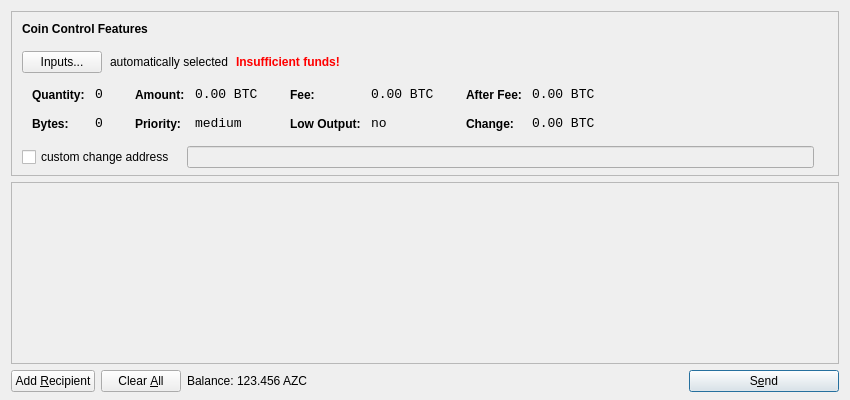
<?xml version="1.0" encoding="UTF-8"?>
<ui version="4.0">
 <class>SendCoinsDialog</class>
 <widget class="QDialog" name="SendCoinsDialog">
  <property name="geometry">
   <rect>
    <x>0</x>
    <y>0</y>
    <width>850</width>
    <height>400</height>
   </rect>
  </property>
  <property name="windowTitle">
   <string>Send Coins</string>
  </property>
  <layout class="QVBoxLayout" name="verticalLayout" stretch="0,1,0">
   <property name="bottomMargin">
    <number>8</number>
   </property>
   <item>
    <widget class="QFrame" name="frameCoinControl">
     <property name="sizePolicy">
      <sizepolicy hsizetype="Expanding" vsizetype="Expanding">
       <horstretch>0</horstretch>
       <verstretch>0</verstretch>
      </sizepolicy>
     </property>
     <property name="maximumSize">
      <size>
       <width>16777215</width>
       <height>16777215</height>
      </size>
     </property>
     <property name="frameShape">
      <enum>QFrame::StyledPanel</enum>
     </property>
     <property name="frameShadow">
      <enum>QFrame::Sunken</enum>
     </property>
     <layout class="QVBoxLayout" name="verticalLayoutCoinControl2">
      <property name="spacing">
       <number>-1</number>
      </property>
      <property name="leftMargin">
       <number>0</number>
      </property>
      <property name="topMargin">
       <number>0</number>
      </property>
      <property name="rightMargin">
       <number>0</number>
      </property>
      <property name="bottomMargin">
       <number>6</number>
      </property>
      <item>
       <layout class="QVBoxLayout" name="verticalLayoutCoinControl" stretch="0,0,0,0,1">
        <property name="spacing">
         <number>0</number>
        </property>
        <property name="leftMargin">
         <number>10</number>
        </property>
        <property name="topMargin">
         <number>10</number>
        </property>
        <item>
         <layout class="QHBoxLayout" name="horizontalLayoutCoinControl1">
          <property name="bottomMargin">
           <number>15</number>
          </property>
          <item>
           <widget class="QLabel" name="labelCoinControlFeatures">
            <property name="sizePolicy">
             <sizepolicy hsizetype="Preferred" vsizetype="Maximum">
              <horstretch>0</horstretch>
              <verstretch>0</verstretch>
             </sizepolicy>
            </property>
            <property name="font">
             <font>
              <weight>75</weight>
              <bold>true</bold>
             </font>
            </property>
            <property name="styleSheet">
             <string notr="true">font-weight:bold;</string>
            </property>
            <property name="text">
             <string>Coin Control Features</string>
            </property>
           </widget>
          </item>
         </layout>
        </item>
        <item>
         <layout class="QHBoxLayout" name="horizontalLayoutCoinControl2" stretch="0,0,0,0">
          <property name="spacing">
           <number>8</number>
          </property>
          <property name="bottomMargin">
           <number>10</number>
          </property>
          <item>
           <widget class="QPushButton" name="pushButtonCoinControl">
            <property name="styleSheet">
             <string notr="true"/>
            </property>
            <property name="text">
             <string>Inputs...</string>
            </property>
           </widget>
          </item>
          <item>
           <widget class="QLabel" name="labelCoinControlAutomaticallySelected">
            <property name="text">
             <string>automatically selected</string>
            </property>
            <property name="margin">
             <number>5</number>
            </property>
           </widget>
          </item>
          <item>
           <widget class="QLabel" name="labelCoinControlInsuffFunds">
            <property name="font">
             <font>
              <weight>75</weight>
              <bold>true</bold>
             </font>
            </property>
            <property name="styleSheet">
             <string notr="true">color:red;font-weight:bold;</string>
            </property>
            <property name="text">
             <string>Insufficient funds!</string>
            </property>
            <property name="margin">
             <number>5</number>
            </property>
           </widget>
          </item>
          <item>
           <spacer name="horizontalSpacerCoinControl">
            <property name="orientation">
             <enum>Qt::Horizontal</enum>
            </property>
            <property name="sizeHint" stdset="0">
             <size>
              <width>40</width>
              <height>1</height>
             </size>
            </property>
           </spacer>
          </item>
         </layout>
        </item>
        <item>
         <widget class="QWidget" name="widgetCoinControl" native="true">
          <property name="sizePolicy">
           <sizepolicy hsizetype="Preferred" vsizetype="Preferred">
            <horstretch>0</horstretch>
            <verstretch>0</verstretch>
           </sizepolicy>
          </property>
          <property name="minimumSize">
           <size>
            <width>0</width>
            <height>0</height>
           </size>
          </property>
          <property name="styleSheet">
           <string notr="true"/>
          </property>
          <layout class="QHBoxLayout" name="horizontalLayoutCoinControl5">
           <property name="margin">
            <number>0</number>
           </property>
           <item>
            <layout class="QHBoxLayout" name="horizontalLayoutCoinControl3" stretch="0,0,0,1">
             <property name="spacing">
              <number>20</number>
             </property>
             <property name="topMargin">
              <number>0</number>
             </property>
             <property name="bottomMargin">
              <number>10</number>
             </property>
             <item>
              <layout class="QFormLayout" name="formLayoutCoinControl1">
               <property name="horizontalSpacing">
                <number>10</number>
               </property>
               <property name="verticalSpacing">
                <number>14</number>
               </property>
               <property name="leftMargin">
                <number>10</number>
               </property>
               <property name="topMargin">
                <number>4</number>
               </property>
               <property name="rightMargin">
                <number>6</number>
               </property>
               <item row="0" column="0">
                <widget class="QLabel" name="labelCoinControlQuantityText">
                 <property name="styleSheet">
                  <string notr="true">font-weight:bold;</string>
                 </property>
                 <property name="text">
                  <string>Quantity:</string>
                 </property>
                 <property name="margin">
                  <number>0</number>
                 </property>
                </widget>
               </item>
               <item row="0" column="1">
                <widget class="QLabel" name="labelCoinControlQuantity">
                 <property name="font">
                  <font>
                   <family>Monospace</family>
                   <pointsize>10</pointsize>
                  </font>
                 </property>
                 <property name="cursor">
                  <cursorShape>IBeamCursor</cursorShape>
                 </property>
                 <property name="contextMenuPolicy">
                  <enum>Qt::ActionsContextMenu</enum>
                 </property>
                 <property name="text">
                  <string notr="true">0</string>
                 </property>
                 <property name="margin">
                  <number>0</number>
                 </property>
                 <property name="textInteractionFlags">
                  <set>Qt::LinksAccessibleByMouse|Qt::TextSelectableByKeyboard|Qt::TextSelectableByMouse</set>
                 </property>
                </widget>
               </item>
               <item row="1" column="0">
                <widget class="QLabel" name="labelCoinControlBytesText">
                 <property name="styleSheet">
                  <string notr="true">font-weight:bold;</string>
                 </property>
                 <property name="text">
                  <string>Bytes:</string>
                 </property>
                </widget>
               </item>
               <item row="1" column="1">
                <widget class="QLabel" name="labelCoinControlBytes">
                 <property name="font">
                  <font>
                   <family>Monospace</family>
                   <pointsize>10</pointsize>
                  </font>
                 </property>
                 <property name="cursor">
                  <cursorShape>IBeamCursor</cursorShape>
                 </property>
                 <property name="contextMenuPolicy">
                  <enum>Qt::ActionsContextMenu</enum>
                 </property>
                 <property name="text">
                  <string notr="true">0</string>
                 </property>
                 <property name="textInteractionFlags">
                  <set>Qt::LinksAccessibleByMouse|Qt::TextSelectableByKeyboard|Qt::TextSelectableByMouse</set>
                 </property>
                </widget>
               </item>
              </layout>
             </item>
             <item>
              <layout class="QFormLayout" name="formLayoutCoinControl2">
               <property name="horizontalSpacing">
                <number>10</number>
               </property>
               <property name="verticalSpacing">
                <number>14</number>
               </property>
               <property name="leftMargin">
                <number>6</number>
               </property>
               <property name="topMargin">
                <number>4</number>
               </property>
               <property name="rightMargin">
                <number>6</number>
               </property>
               <item row="0" column="0">
                <widget class="QLabel" name="labelCoinControlAmountText">
                 <property name="styleSheet">
                  <string notr="true">font-weight:bold;</string>
                 </property>
                 <property name="text">
                  <string>Amount:</string>
                 </property>
                 <property name="margin">
                  <number>0</number>
                 </property>
                </widget>
               </item>
               <item row="0" column="1">
                <widget class="QLabel" name="labelCoinControlAmount">
                 <property name="font">
                  <font>
                   <family>Monospace</family>
                   <pointsize>10</pointsize>
                  </font>
                 </property>
                 <property name="cursor">
                  <cursorShape>IBeamCursor</cursorShape>
                 </property>
                 <property name="contextMenuPolicy">
                  <enum>Qt::ActionsContextMenu</enum>
                 </property>
                 <property name="text">
                  <string notr="true">0.00 BTC</string>
                 </property>
                 <property name="textInteractionFlags">
                  <set>Qt::LinksAccessibleByMouse|Qt::TextSelectableByKeyboard|Qt::TextSelectableByMouse</set>
                 </property>
                </widget>
               </item>
               <item row="1" column="0">
                <widget class="QLabel" name="labelCoinControlPriorityText">
                 <property name="styleSheet">
                  <string notr="true">font-weight:bold;</string>
                 </property>
                 <property name="text">
                  <string>Priority:</string>
                 </property>
                </widget>
               </item>
               <item row="1" column="1">
                <widget class="QLabel" name="labelCoinControlPriority">
                 <property name="font">
                  <font>
                   <family>Monospace</family>
                   <pointsize>10</pointsize>
                  </font>
                 </property>
                 <property name="cursor">
                  <cursorShape>IBeamCursor</cursorShape>
                 </property>
                 <property name="contextMenuPolicy">
                  <enum>Qt::ActionsContextMenu</enum>
                 </property>
                 <property name="text">
                  <string>medium</string>
                 </property>
                 <property name="textInteractionFlags">
                  <set>Qt::LinksAccessibleByMouse|Qt::TextSelectableByKeyboard|Qt::TextSelectableByMouse</set>
                 </property>
                </widget>
               </item>
              </layout>
             </item>
             <item>
              <layout class="QFormLayout" name="formLayoutCoinControl3">
               <property name="horizontalSpacing">
                <number>10</number>
               </property>
               <property name="verticalSpacing">
                <number>14</number>
               </property>
               <property name="leftMargin">
                <number>6</number>
               </property>
               <property name="topMargin">
                <number>4</number>
               </property>
               <property name="rightMargin">
                <number>6</number>
               </property>
               <item row="0" column="0">
                <widget class="QLabel" name="labelCoinControlFeeText">
                 <property name="styleSheet">
                  <string notr="true">font-weight:bold;</string>
                 </property>
                 <property name="text">
                  <string>Fee:</string>
                 </property>
                 <property name="margin">
                  <number>0</number>
                 </property>
                </widget>
               </item>
               <item row="0" column="1">
                <widget class="QLabel" name="labelCoinControlFee">
                 <property name="font">
                  <font>
                   <family>Monospace</family>
                   <pointsize>10</pointsize>
                  </font>
                 </property>
                 <property name="cursor">
                  <cursorShape>IBeamCursor</cursorShape>
                 </property>
                 <property name="contextMenuPolicy">
                  <enum>Qt::ActionsContextMenu</enum>
                 </property>
                 <property name="text">
                  <string notr="true">0.00 BTC</string>
                 </property>
                 <property name="textInteractionFlags">
                  <set>Qt::LinksAccessibleByMouse|Qt::TextSelectableByKeyboard|Qt::TextSelectableByMouse</set>
                 </property>
                </widget>
               </item>
               <item row="1" column="0">
                <widget class="QLabel" name="labelCoinControlLowOutputText">
                 <property name="styleSheet">
                  <string notr="true">font-weight:bold;</string>
                 </property>
                 <property name="text">
                  <string>Low Output:</string>
                 </property>
                </widget>
               </item>
               <item row="1" column="1">
                <widget class="QLabel" name="labelCoinControlLowOutput">
                 <property name="font">
                  <font>
                   <family>Monospace</family>
                   <pointsize>10</pointsize>
                  </font>
                 </property>
                 <property name="cursor">
                  <cursorShape>IBeamCursor</cursorShape>
                 </property>
                 <property name="contextMenuPolicy">
                  <enum>Qt::ActionsContextMenu</enum>
                 </property>
                 <property name="text">
                  <string>no</string>
                 </property>
                 <property name="textInteractionFlags">
                  <set>Qt::LinksAccessibleByMouse|Qt::TextSelectableByKeyboard|Qt::TextSelectableByMouse</set>
                 </property>
                </widget>
               </item>
              </layout>
             </item>
             <item>
              <layout class="QFormLayout" name="formLayoutCoinControl4">
               <property name="horizontalSpacing">
                <number>10</number>
               </property>
               <property name="verticalSpacing">
                <number>14</number>
               </property>
               <property name="leftMargin">
                <number>6</number>
               </property>
               <property name="topMargin">
                <number>4</number>
               </property>
               <property name="rightMargin">
                <number>6</number>
               </property>
               <item row="0" column="0">
                <widget class="QLabel" name="labelCoinControlAfterFeeText">
                 <property name="styleSheet">
                  <string notr="true">font-weight:bold;</string>
                 </property>
                 <property name="text">
                  <string>After Fee:</string>
                 </property>
                 <property name="margin">
                  <number>0</number>
                 </property>
                </widget>
               </item>
               <item row="0" column="1">
                <widget class="QLabel" name="labelCoinControlAfterFee">
                 <property name="font">
                  <font>
                   <family>Monospace</family>
                   <pointsize>10</pointsize>
                  </font>
                 </property>
                 <property name="cursor">
                  <cursorShape>IBeamCursor</cursorShape>
                 </property>
                 <property name="contextMenuPolicy">
                  <enum>Qt::ActionsContextMenu</enum>
                 </property>
                 <property name="text">
                  <string notr="true">0.00 BTC</string>
                 </property>
                 <property name="textInteractionFlags">
                  <set>Qt::LinksAccessibleByMouse|Qt::TextSelectableByKeyboard|Qt::TextSelectableByMouse</set>
                 </property>
                </widget>
               </item>
               <item row="1" column="0">
                <widget class="QLabel" name="labelCoinControlChangeText">
                 <property name="styleSheet">
                  <string notr="true">font-weight:bold;</string>
                 </property>
                 <property name="text">
                  <string>Change:</string>
                 </property>
                </widget>
               </item>
               <item row="1" column="1">
                <widget class="QLabel" name="labelCoinControlChange">
                 <property name="font">
                  <font>
                   <family>Monospace</family>
                   <pointsize>10</pointsize>
                  </font>
                 </property>
                 <property name="cursor">
                  <cursorShape>IBeamCursor</cursorShape>
                 </property>
                 <property name="contextMenuPolicy">
                  <enum>Qt::ActionsContextMenu</enum>
                 </property>
                 <property name="text">
                  <string notr="true">0.00 BTC</string>
                 </property>
                 <property name="textInteractionFlags">
                  <set>Qt::LinksAccessibleByMouse|Qt::TextSelectableByKeyboard|Qt::TextSelectableByMouse</set>
                 </property>
                </widget>
               </item>
              </layout>
             </item>
            </layout>
           </item>
          </layout>
         </widget>
        </item>
        <item>
         <layout class="QHBoxLayout" name="horizontalLayoutCoinControl4" stretch="0,0,0">
          <property name="spacing">
           <number>12</number>
          </property>
          <property name="sizeConstraint">
           <enum>QLayout::SetDefaultConstraint</enum>
          </property>
          <property name="topMargin">
           <number>5</number>
          </property>
          <property name="rightMargin">
           <number>5</number>
          </property>
          <item>
           <widget class="QCheckBox" name="checkBoxCoinControlChange">
            <property name="text">
             <string>custom change address</string>
            </property>
           </widget>
          </item>
          <item>
           <widget class="QLineEdit" name="lineEditCoinControlChange">
            <property name="enabled">
             <bool>false</bool>
            </property>
            <property name="sizePolicy">
             <sizepolicy hsizetype="Expanding" vsizetype="Fixed">
              <horstretch>0</horstretch>
              <verstretch>0</verstretch>
             </sizepolicy>
            </property>
           </widget>
          </item>
          <item>
           <widget class="QLabel" name="labelCoinControlChangeLabel">
            <property name="sizePolicy">
             <sizepolicy hsizetype="Preferred" vsizetype="Expanding">
              <horstretch>0</horstretch>
              <verstretch>0</verstretch>
             </sizepolicy>
            </property>
            <property name="minimumSize">
             <size>
              <width>0</width>
              <height>0</height>
             </size>
            </property>
            <property name="text">
             <string/>
            </property>
            <property name="margin">
             <number>3</number>
            </property>
           </widget>
          </item>
         </layout>
        </item>
        <item>
         <spacer name="verticalSpacerCoinControl">
          <property name="orientation">
           <enum>Qt::Vertical</enum>
          </property>
          <property name="sizeHint" stdset="0">
           <size>
            <width>800</width>
            <height>1</height>
           </size>
          </property>
         </spacer>
        </item>
       </layout>
      </item>
     </layout>
    </widget>
   </item>
   <item>
    <widget class="QScrollArea" name="scrollArea">
     <property name="widgetResizable">
      <bool>true</bool>
     </property>
     <widget class="QWidget" name="scrollAreaWidgetContents">
      <property name="geometry">
       <rect>
        <x>0</x>
        <y>0</y>
        <width>830</width>
        <height>165</height>
       </rect>
      </property>
      <layout class="QVBoxLayout" name="verticalLayout_2">
       <property name="margin">
        <number>0</number>
       </property>
       <item>
        <layout class="QVBoxLayout" name="entries">
         <property name="spacing">
          <number>6</number>
         </property>
        </layout>
       </item>
       <item>
        <spacer name="verticalSpacer">
         <property name="orientation">
          <enum>Qt::Vertical</enum>
         </property>
         <property name="sizeHint" stdset="0">
          <size>
           <width>20</width>
           <height>40</height>
          </size>
         </property>
        </spacer>
       </item>
      </layout>
     </widget>
    </widget>
   </item>
   <item>
    <layout class="QHBoxLayout" name="horizontalLayout">
     <item>
      <widget class="QPushButton" name="addButton">
       <property name="toolTip">
        <string>Send to multiple recipients at once</string>
       </property>
       <property name="text">
        <string>Add &amp;Recipient</string>
       </property>
       <property name="icon">
        <iconset resource="../bitcoin.qrc">
         <normaloff>:/icons/add</normaloff>:/icons/add</iconset>
       </property>
       <property name="autoDefault">
        <bool>false</bool>
       </property>
      </widget>
     </item>
     <item>
      <widget class="QPushButton" name="clearButton">
       <property name="sizePolicy">
        <sizepolicy hsizetype="Minimum" vsizetype="Fixed">
         <horstretch>0</horstretch>
         <verstretch>0</verstretch>
        </sizepolicy>
       </property>
       <property name="toolTip">
        <string>Remove all transaction fields</string>
       </property>
       <property name="text">
        <string>Clear &amp;All</string>
       </property>
       <property name="icon">
        <iconset resource="../bitcoin.qrc">
         <normaloff>:/icons/remove</normaloff>:/icons/remove</iconset>
       </property>
       <property name="autoRepeatDelay">
        <number>300</number>
       </property>
       <property name="autoDefault">
        <bool>false</bool>
       </property>
      </widget>
     </item>
     <item>
      <layout class="QHBoxLayout" name="horizontalLayout_2">
       <property name="spacing">
        <number>3</number>
       </property>
       <item>
        <widget class="QLabel" name="label">
         <property name="text">
          <string>Balance:</string>
         </property>
        </widget>
       </item>
       <item>
        <widget class="QLabel" name="labelBalance">
         <property name="cursor">
          <cursorShape>IBeamCursor</cursorShape>
         </property>
         <property name="text">
          <string>123.456 AZC</string>
         </property>
         <property name="textInteractionFlags">
          <set>Qt::LinksAccessibleByMouse|Qt::TextSelectableByKeyboard|Qt::TextSelectableByMouse</set>
         </property>
        </widget>
       </item>
      </layout>
     </item>
     <item>
      <spacer name="horizontalSpacer">
       <property name="orientation">
        <enum>Qt::Horizontal</enum>
       </property>
       <property name="sizeHint" stdset="0">
        <size>
         <width>40</width>
         <height>20</height>
        </size>
       </property>
      </spacer>
     </item>
     <item>
      <widget class="QPushButton" name="sendButton">
       <property name="minimumSize">
        <size>
         <width>150</width>
         <height>0</height>
        </size>
       </property>
       <property name="toolTip">
        <string>Confirm the send action</string>
       </property>
       <property name="text">
        <string>S&amp;end</string>
       </property>
       <property name="icon">
        <iconset resource="../bitcoin.qrc">
         <normaloff>:/icons/send</normaloff>:/icons/send</iconset>
       </property>
       <property name="default">
        <bool>true</bool>
       </property>
      </widget>
     </item>
    </layout>
   </item>
  </layout>
 </widget>
 <resources>
  <include location="../bitcoin.qrc"/>
 </resources>
 <connections/>
</ui>
